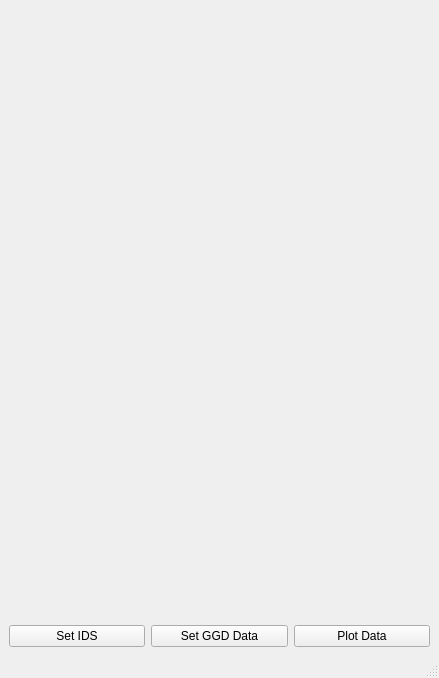
<?xml version="1.0" encoding="UTF-8"?>
<ui version="4.0">
 <class>MainWindow</class>
 <widget class="QMainWindow" name="MainWindow">
  <property name="geometry">
   <rect>
    <x>0</x>
    <y>0</y>
    <width>439</width>
    <height>678</height>
   </rect>
  </property>
  <property name="windowTitle">
   <string>SOLPS IDS Overview Plugin</string>
  </property>
  <widget class="QWidget" name="centralwidget">
   <layout class="QGridLayout" name="gridLayout">
    <item row="0" column="0" colspan="3">
     <widget class="SOLPSwidget" name="mainPluginWidget"/>
    </item>
    <item row="1" column="0">
     <widget class="QPushButton" name="pushButton">
      <property name="text">
       <string>Set IDS</string>
      </property>
     </widget>
    </item>
    <item row="1" column="1">
     <widget class="QPushButton" name="pushButton_2">
      <property name="text">
       <string>Set GGD Data</string>
      </property>
     </widget>
    </item>
    <item row="1" column="2">
     <widget class="QPushButton" name="pushButton_3">
      <property name="text">
       <string>Plot Data</string>
      </property>
     </widget>
    </item>
   </layout>
  </widget>
  <widget class="QMenuBar" name="menubar">
   <property name="geometry">
    <rect>
     <x>0</x>
     <y>0</y>
     <width>439</width>
     <height>22</height>
    </rect>
   </property>
  </widget>
  <widget class="QStatusBar" name="statusbar"/>
 </widget>
 <customwidgets>
  <customwidget>
   <class>SOLPSwidget</class>
   <extends>QWidget</extends>
   <header>SOLPSwidget</header>
  </customwidget>
 </customwidgets>
 <resources/>
 <connections>
  <connection>
   <sender>pushButton</sender>
   <signal>clicked()</signal>
   <receiver>mainPluginWidget</receiver>
   <slot>setEPIDS()</slot>
   <hints>
    <hint type="sourcelabel">
     <x>97</x>
     <y>631</y>
    </hint>
    <hint type="destinationlabel">
     <x>102</x>
     <y>575</y>
    </hint>
   </hints>
  </connection>
  <connection>
   <sender>pushButton_2</sender>
   <signal>clicked()</signal>
   <receiver>mainPluginWidget</receiver>
   <slot>setGGDdata()</slot>
   <hints>
    <hint type="sourcelabel">
     <x>254</x>
     <y>638</y>
    </hint>
    <hint type="destinationlabel">
     <x>254</x>
     <y>573</y>
    </hint>
   </hints>
  </connection>
  <connection>
   <sender>pushButton_3</sender>
   <signal>clicked()</signal>
   <receiver>mainPluginWidget</receiver>
   <slot>plotData()</slot>
   <hints>
    <hint type="sourcelabel">
     <x>373</x>
     <y>629</y>
    </hint>
    <hint type="destinationlabel">
     <x>363</x>
     <y>571</y>
    </hint>
   </hints>
  </connection>
 </connections>
</ui>
